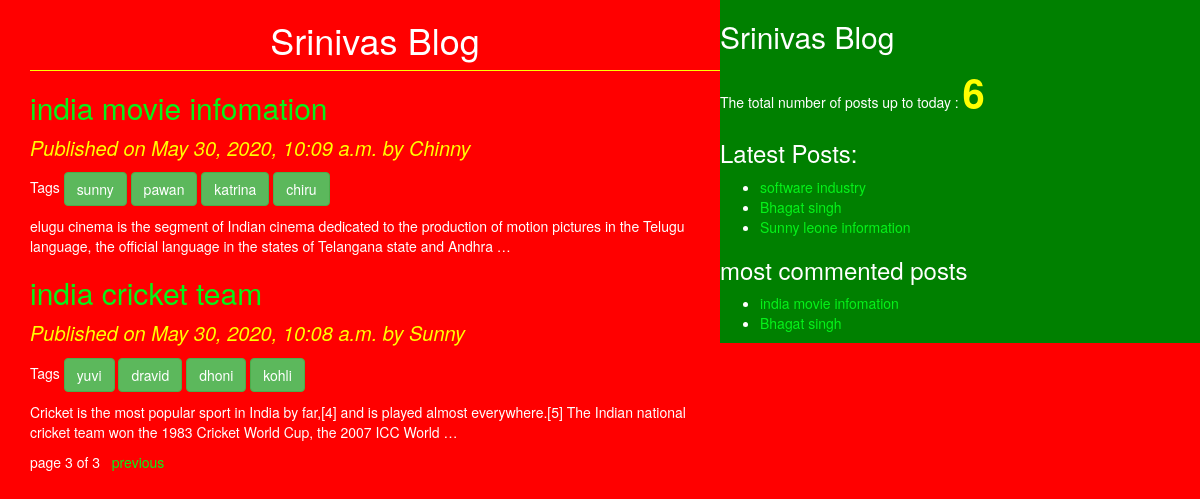
/?page=3, run on the app's committed database.
### blog/models.py (models this page shows, shortened)
class Post(models.Model):
    STATUS_CHOICES=(('draft','Draft'),('published','Published'))
    title=models.CharField(max_length=256)
    slug=models.SlugField(max_length=264,unique_for_date='publish')
    author=models.ForeignKey(User,related_name='blog_posts',on_delete=models.CASCADE)
    body=models.TextField(max_length=5000)
    publish=models.DateTimeField(default=timezone.now)
    created=models.DateTimeField(auto_now_add=True)
    updated=models.DateTimeField(auto_now=True)
    status=models.CharField(max_length=256,choices =STATUS_CHOICES,default='draft')
    objects=CustomManager()
    tags=TaggableManager()
    class Meta:
        ordering=('-publish',)
    def get_absoulte_url(self):
        return reverse('post_detail',args=[self.publish.year,self.publish.strftime('%m'),self.publish.strftime('%d'),self.slug])

### blog/views.py (the view)
# urls.py: path('', views.post_list_view),
def post_list_view(request,tag_slug=None):
    post_list=Post.objects.all()
    tag=None
    if tag_slug:
        tag=get_object_or_404(Tag,slug=tag_slug)
        post_list=post_list.filter(tags__in=[tag])
    paginator=Paginator(post_list,2)
    page_number=request.GET.get('page')
    try:
        post_list=paginator.page(page_number)
    except PageNotAnInteger:
        post_list=paginator.page(1)
    except EmptyPage:
        post_list=paginator.page(paginator.num_pages)
    return render(request,'blog/post_list.html',{'post_list':post_list,'tag':tag})

### blog/models.py (called while the page is built)
    def get_queryset(self):
        return super().get_queryset().filter(status='published')

### blog/templatetags/blog_tags.py (called while the page is built)
@register.simple_tag
def total_posts():
    return Post.objects.count()

@register.inclusion_tag('blog/latest_posts123.html')
def show_latest_posts():
    latest_posts=Post.objects.order_by('-publish')[:3]
    return {'latest_posts':latest_posts}

@register.simple_tag
def get_most_commented_posts():
    return Post.objects.annotate(total_comments=Count('comments')).order_by('-total_comments')[:2]

### templates/blog/post_list.html (shortened to what this page needs)
<!DOCTYPE html>
{%extends 'blog/base.html'%}
{%block content%}
<h1>Srinivas Blog</h1>
{% for post in post_list%}
<a href="{{post.get_absoulte_url}}"><h2>{{post.title}} </h2></a>
<p id='date'>Published on {{post.publish}} by {{post.author|title}}</p>
<p>Tags
{% for tag in post.tags.all%}
<a href="{%url 'post_list_by_tag_name' tag.slug%}" class="btn btn-success">{{tag.name}}</a>
{%endfor%}
</p>
{{post.body|truncatewords:30|linebreaks}}
{%endfor%}
{%include 'blog/paginator.html' with page=post_list%}
{%endblock%}

### templates/blog/base.html (shortened to what this page needs)
<!DOCTYPE html>
{%load blog_tags%}
{%load static%}
<html lang="en" dir="ltr">
  <head>
    <link rel="stylesheet" href="https://stackpath.bootstrapcdn.com/bootstrap/3.4.1/css/bootstrap.min.css">
<link rel="stylesheet" href="{%static "css/blog.css" %}">
  </head>
  <body>
<div class="content">
  {%block content%}
  {%endblock%}
</div>
<div class="sidebar">
  <h2>Srinivas Blog</h2>
  <p>The total number of posts up to today :
<span id="pcount">{%total_posts%}</span>
    </p>
    <h3>Latest Posts:</h3>{%show_latest_posts%}
    <h3>most commented posts</h3>
    {% get_most_commented_posts as most_commented_posts%}
    <ul>
      {% for post in most_commented_posts %}
      <li>  <a href="{{post.get_absoulte_url}}">{{post.title}} </a></li>
      {%endfor%}
    </ul>
</div>
  </body>
</html>

### templates/blog/latest_posts123.html
<ul>
{% for post in latest_posts%}
<li><a href="{{post.get_absoulte_url}}">{{post.title}} </a></li>
{%endfor%}
</ul>

### static/css/blog.css (style rules this page uses)
.content { width:60%; float: left; padding: 0 0 0 30px; background: red; height: 100%; }
.sidebar { width:40%; float: right; padding: 10 ; background: green; height: 100%; }
h1 { text-align: center; border-bottom: 1px solid yellow; padding-bottom: 10px; }
body { color: white; background: red; }
#date { color: yellow; font-size: 20px; font-style: italic; }
a { color:#05f219; }
#pcount { font-size: 40px; color: yellow; font-weight: bold; }

### data on the page
Post: title "india movie infomation", publish "May 30, 2020, 10:09 a.m.", author "Chinny", body "elugu cinema is the segment of Indian cinema dedicated to the production of motion pictures in the Telugu language, the official language in the states of Telangana state and Andhra …"
Tag: name "sunny"
Tag: name "pawan"
Tag: name "katrina"
Tag: name "chiru"
Post: title "india cricket team", publish "May 30, 2020, 10:08 a.m.", author "Sunny", body "Cricket is the most popular sport in India by far,[4] and is played almost everywhere.[5] The Indian national cricket team won the 1983 Cricket World Cup, the 2007 ICC World …"
Tag: name "yuvi"
Tag: name "dravid"
Tag: name "dhoni"
Tag: name "kohli"
Post: title "software industry"
Post: title "Bhagat singh"
Post: title "Sunny leone information"

### other printed values
{{ page.number }} "3"
{{ page.paginator.num_pages }} "3"
